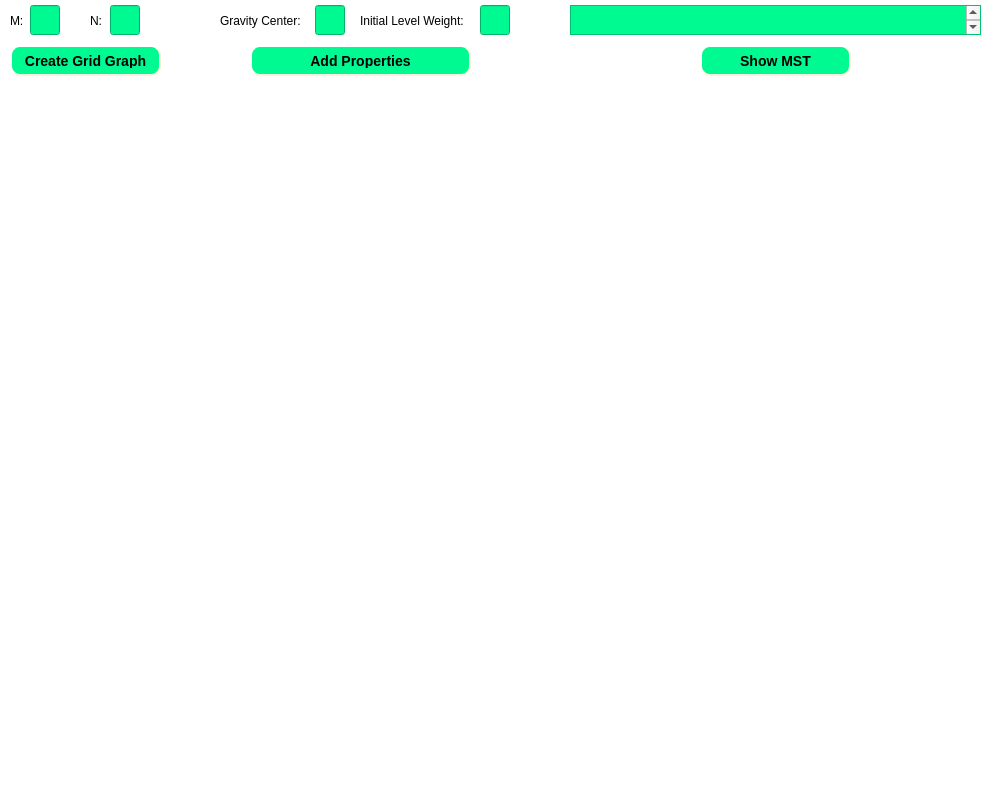
<?xml version="1.0" encoding="UTF-8"?>
<ui version="4.0">
 <class>gridGraph</class>
 <widget class="QMainWindow" name="gridGraph">
  <property name="geometry">
   <rect>
    <x>0</x>
    <y>0</y>
    <width>1000</width>
    <height>800</height>
   </rect>
  </property>
  <property name="minimumSize">
   <size>
    <width>1000</width>
    <height>800</height>
   </size>
  </property>
  <property name="maximumSize">
   <size>
    <width>1000</width>
    <height>800</height>
   </size>
  </property>
  <property name="windowTitle">
   <string>gridGraph</string>
  </property>
  <property name="styleSheet">
   <string notr="true">#gridGraph {
background-color: white;
}</string>
  </property>
  <widget class="QWidget" name="centralwidget">
   <widget class="QPushButton" name="create_grid_graph_button">
    <property name="geometry">
     <rect>
      <x>10</x>
      <y>45</y>
      <width>151</width>
      <height>31</height>
     </rect>
    </property>
    <property name="styleSheet">
     <string notr="true">#create_grid_graph_button{
	background-color: rgb(0, 250, 146);
	border-style: outset;
    border-width: 2px;
    border-radius: 10px;
    border-color: beige;
    font: bold 14px;
    min-width: 4em;
    padding: 6px;
	color: black;
}

#create_grid_graph_button:pressed {
 background-color: red; 
border-style: inset;
}</string>
    </property>
    <property name="text">
     <string>Create Grid Graph</string>
    </property>
   </widget>
   <widget class="QLineEdit" name="M_size">
    <property name="geometry">
     <rect>
      <x>30</x>
      <y>5</y>
      <width>30</width>
      <height>30</height>
     </rect>
    </property>
    <property name="font">
     <font>
      <pointsize>14</pointsize>
      <bold>true</bold>
     </font>
    </property>
    <property name="styleSheet">
     <string notr="true">#M_size{
	background-color:  rgb(0, 250, 146);
	color: black;
}</string>
    </property>
    <property name="text">
     <string/>
    </property>
    <property name="maxLength">
     <number>2</number>
    </property>
   </widget>
   <widget class="QLineEdit" name="N_size">
    <property name="geometry">
     <rect>
      <x>110</x>
      <y>5</y>
      <width>30</width>
      <height>30</height>
     </rect>
    </property>
    <property name="font">
     <font>
      <pointsize>14</pointsize>
      <bold>true</bold>
     </font>
    </property>
    <property name="styleSheet">
     <string notr="true">#N_size{
	background-color:  rgb(0, 250, 146);
	color: black;
}</string>
    </property>
    <property name="text">
     <string/>
    </property>
    <property name="maxLength">
     <number>2</number>
    </property>
    <property name="cursorPosition">
     <number>0</number>
    </property>
   </widget>
   <widget class="QLabel" name="label">
    <property name="geometry">
     <rect>
      <x>10</x>
      <y>13</y>
      <width>16</width>
      <height>16</height>
     </rect>
    </property>
    <property name="styleSheet">
     <string notr="true">color: black;</string>
    </property>
    <property name="text">
     <string>M:</string>
    </property>
   </widget>
   <widget class="QLabel" name="label_2">
    <property name="geometry">
     <rect>
      <x>90</x>
      <y>13</y>
      <width>16</width>
      <height>16</height>
     </rect>
    </property>
    <property name="styleSheet">
     <string notr="true">color: black;</string>
    </property>
    <property name="text">
     <string>N:</string>
    </property>
   </widget>
   <widget class="QLineEdit" name="gravity_center">
    <property name="geometry">
     <rect>
      <x>315</x>
      <y>5</y>
      <width>30</width>
      <height>30</height>
     </rect>
    </property>
    <property name="font">
     <font>
      <pointsize>14</pointsize>
      <bold>true</bold>
     </font>
    </property>
    <property name="styleSheet">
     <string notr="true">#gravity_center{
	background-color:  rgb(0, 250, 146);
	color: black;
}</string>
    </property>
    <property name="text">
     <string/>
    </property>
    <property name="maxLength">
     <number>2</number>
    </property>
    <property name="cursorPosition">
     <number>0</number>
    </property>
   </widget>
   <widget class="QLabel" name="label_3">
    <property name="geometry">
     <rect>
      <x>220</x>
      <y>13</y>
      <width>91</width>
      <height>16</height>
     </rect>
    </property>
    <property name="styleSheet">
     <string notr="true">color: black;</string>
    </property>
    <property name="text">
     <string>Gravity Center:</string>
    </property>
   </widget>
   <widget class="QPushButton" name="add_properties_button">
    <property name="geometry">
     <rect>
      <x>250</x>
      <y>45</y>
      <width>221</width>
      <height>31</height>
     </rect>
    </property>
    <property name="styleSheet">
     <string notr="true">#add_properties_button {
	background-color: rgb(0, 250, 146);
	border-style: outset;
    border-width: 2px;
    border-radius: 10px;
    border-color: beige;
    font: bold 14px;
    min-width: 4em;
    padding: 6px;
	color: black;
}

#add_properties_button:pressed {
 background-color: red; 
border-style: inset;
}

</string>
    </property>
    <property name="text">
     <string>Add Properties</string>
    </property>
   </widget>
   <widget class="QLabel" name="label_4">
    <property name="geometry">
     <rect>
      <x>360</x>
      <y>13</y>
      <width>121</width>
      <height>16</height>
     </rect>
    </property>
    <property name="styleSheet">
     <string notr="true">color: black;</string>
    </property>
    <property name="text">
     <string>Initial Level Weight:</string>
    </property>
   </widget>
   <widget class="QLineEdit" name="initial_weight">
    <property name="geometry">
     <rect>
      <x>480</x>
      <y>5</y>
      <width>30</width>
      <height>30</height>
     </rect>
    </property>
    <property name="font">
     <font>
      <pointsize>14</pointsize>
      <bold>true</bold>
     </font>
    </property>
    <property name="styleSheet">
     <string notr="true">#initial_weight{
	background-color:  rgb(0, 250, 146);
	color: black;
}</string>
    </property>
    <property name="text">
     <string/>
    </property>
   </widget>
   <widget class="QPushButton" name="show_mst_button">
    <property name="geometry">
     <rect>
      <x>700</x>
      <y>45</y>
      <width>151</width>
      <height>31</height>
     </rect>
    </property>
    <property name="styleSheet">
     <string notr="true">#show_mst_button {
	background-color: rgb(0, 250, 146);
	border-style: outset;
    border-width: 2px;
    border-radius: 10px;
    border-color: beige;
    font: bold 14px;
    min-width: 4em;
    padding: 6px;
	color: black;
}

#show_mst_button:pressed {
 background-color: red; 
border-style: inset;
}
</string>
    </property>
    <property name="text">
     <string>Show MST</string>
    </property>
   </widget>
   <widget class="QTextEdit" name="total_weight">
    <property name="geometry">
     <rect>
      <x>570</x>
      <y>5</y>
      <width>411</width>
      <height>30</height>
     </rect>
    </property>
    <property name="font">
     <font>
      <pointsize>15</pointsize>
      <bold>true</bold>
     </font>
    </property>
    <property name="styleSheet">
     <string notr="true">#total_weight{
	background-color:  rgb(0, 250, 146);
	color: black;
}</string>
    </property>
   </widget>
  </widget>
 </widget>
 <resources/>
 <connections/>
</ui>
